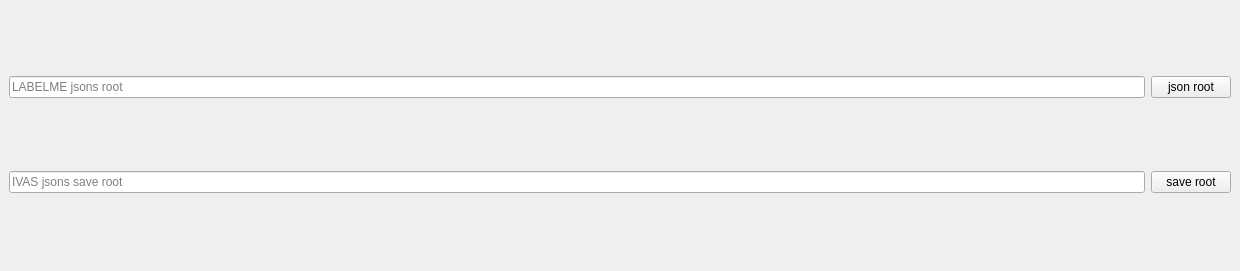
            <widget class="QWidget" name="toolbox_item_labelme2ivas">
             <property name="geometry">
              <rect>
               <x>0</x>
               <y>0</y>
               <width>1240</width>
               <height>271</height>
              </rect>
             </property>
             <attribute name="label">
              <string>LABELME to IVAS</string>
             </attribute>
             <layout class="QVBoxLayout" name="verticalLayout_16">
              <property name="leftMargin">
               <number>9</number>
              </property>
              <property name="topMargin">
               <number>9</number>
              </property>
              <property name="rightMargin">
               <number>9</number>
              </property>
              <property name="bottomMargin">
               <number>9</number>
              </property>
              <item>
               <widget class="QWidget" name="widget_17" native="true">
                <layout class="QVBoxLayout" name="verticalLayout_17">
                 <property name="leftMargin">
                  <number>0</number>
                 </property>
                 <property name="topMargin">
                  <number>0</number>
                 </property>
                 <property name="rightMargin">
                  <number>0</number>
                 </property>
                 <property name="bottomMargin">
                  <number>0</number>
                 </property>
                 <item>
                  <widget class="QWidget" name="widget_18" native="true">
                   <layout class="QGridLayout" name="gridLayout_6">
                    <property name="leftMargin">
                     <number>0</number>
                    </property>
                    <property name="topMargin">
                     <number>0</number>
                    </property>
                    <property name="rightMargin">
                     <number>0</number>
                    </property>
                    <property name="bottomMargin">
                     <number>0</number>
                    </property>
                    <item row="0" column="1">
                     <widget class="QPushButton" name="pushButton_labelme2ivas_labelme_json_root">
                      <property name="text">
                       <string>json root</string>
                      </property>
                     </widget>
                    </item>
                    <item row="1" column="0">
                     <widget class="QLineEdit" name="lineEdit_labelme2ivas_ivas_json_root">
                      <property name="readOnly">
                       <bool>true</bool>
                      </property>
                      <property name="placeholderText">
                       <string>IVAS jsons save root</string>
                      </property>
                     </widget>
                    </item>
                    <item row="0" column="0">
                     <widget class="QLineEdit" name="lineEdit_labelme2ivas_labelme_json_root">
                      <property name="readOnly">
                       <bool>true</bool>
                      </property>
                      <property name="placeholderText">
                       <string>LABELME jsons root</string>
                      </property>
                     </widget>
                    </item>
                    <item row="1" column="1">
                     <widget class="QPushButton" name="pushButton_labelme2ivas_ivas_json_root">
                      <property name="text">
                       <string>save root</string>
                      </property>
                     </widget>
                    </item>
                   </layout>
                  </widget>
                 </item>
                </layout>
               </widget>
              </item>
             </layout>
            </widget>
